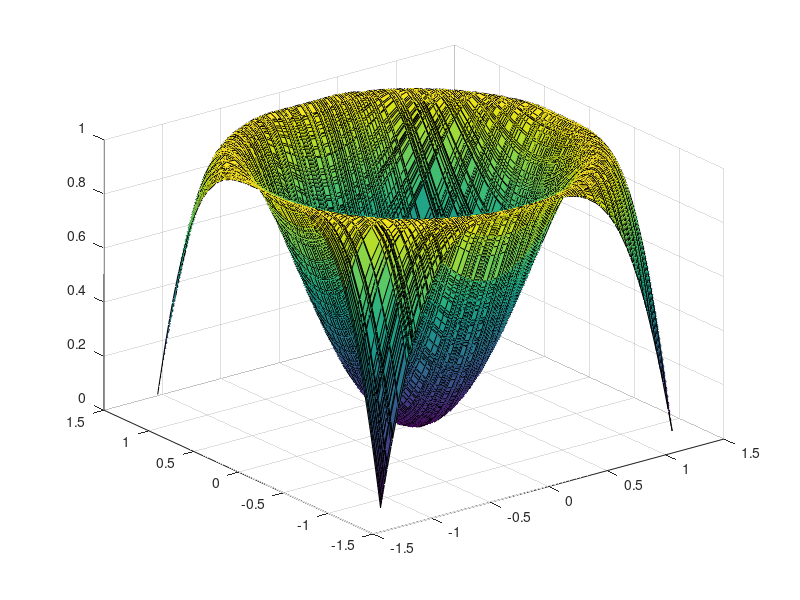

Source code (MATLAB): (Note: this script raises an error after producing the figure.)
%1
%A
x = (2*rand(1,200)-1).*sqrt(pi/2);
y = (2*rand(1,200)-1).*sqrt(pi/2);

x = sort(x);
y = sort(y);

[X,Y] = meshgrid(x,y);
Z = sin(X.^2 + Y.^2);

figure;
h1 = surf(X,Y,Z);

colormap(parula);
shading interp;

rotate(h1,[1 0 0],15);
rotate(h1,[0 1 0],15);
view(3);

xlabel('x');
ylabel('y');
zlabel('f(x,y)');
title('f(x,y) = sin(x^2 + y^2)');

grid on;
axis tight;
%B
x = linspace(-1,1,200);
y = linspace(-1,1,200);

[X,Y] = meshgrid(x,y);

R = sqrt(X.^2 + Y.^2);

Z = exp(R.^2);

figure;
h2 = surf(X,Y,Z);

colormap(turbo);
shading interp;

rotate(h2,[1 0 0],20);
rotate(h2,[0 1 0],20);

view(3);

xlabel('x');
ylabel('y');
zlabel('z(r)');
title('z(r) = e^{r^2}, r(x,y) = sqrt(x^2 + y^2)');

grid on;
axis tight;
%% 
% 

clear
%P. Funkcijos "surf" savybes
x = linspace(-1,1,100);
y = linspace(-1,1,100);

[X,Y] = meshgrid(x,y);

Z = 1 - (X.^2 + Y.^2);


%A
figure;

surf(X,Y,Z);
shading interp;
camlight;
lighting gouraud;

xlabel('x');
ylabel('y');
zlabel('z');
title('Pavirsius su apsvietimu');

grid on;
axis tight;
view(3);
colormap(parula);


%B
figure;

surfc(X,Y,Z);
shading interp;

xlabel('x');
ylabel('y');
zlabel('z');
title('Pavirsius su konturu pagrindo plokstumoje');

grid on;
axis tight;
view(3);
colormap(parula);


%C
figure;

surf(X,Y,Z);

xlabel('x');
ylabel('y');
zlabel('z');
title('Paprastas funkcijos pavirsius');

grid on;
axis tight;
view(3);
colormap(parula);(parula);
